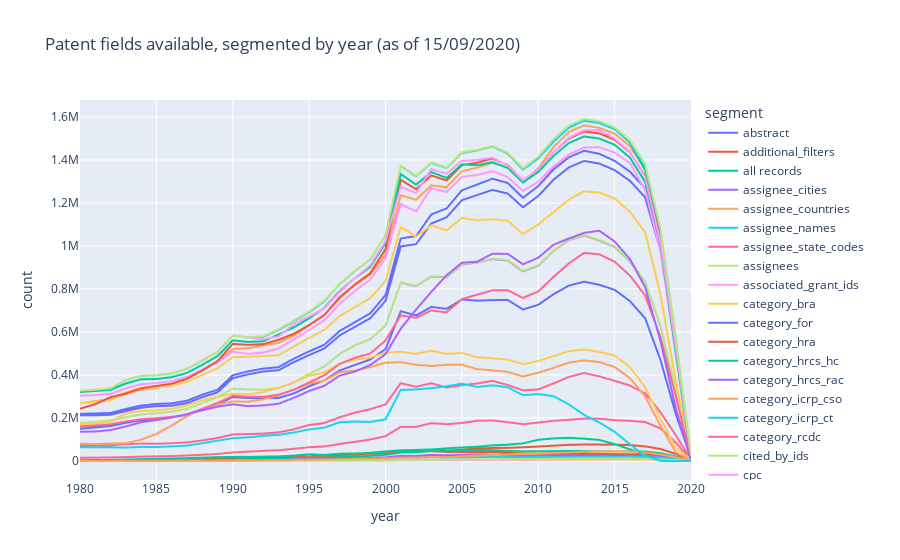

Notebook cell for this chart:
### Markdown cell above
### Creating a line chart 

> NOTE: a standalone version of this chart is also [available online](http://api-sample-data.dimensions.ai/dataviz-exports/1-introducing-patents/patent-fields-by-year-count.html)

A few things to remember: 

* There are a lot of overlapping lines, as many fields appear frequently; hence it's useful to click on the right panel to hide/reveal specific segments.  
* We set a start year to avoid having a long tail of (very few) patents published a long time ago.

### Code cell
start_year = 1980

# need to sort otherwise the chart is messed up!
temp = seed.query(f"year >= {start_year}").sort_values(["segment", "year"]) 
# 
fig = px.line(temp, x="year", y="count", color="segment",
               title=f"Patent fields available, segmented by year (as of {today})")
plot(fig, filename = 'patents-fields-by-year-count.html', auto_open=False)
fig.show()
